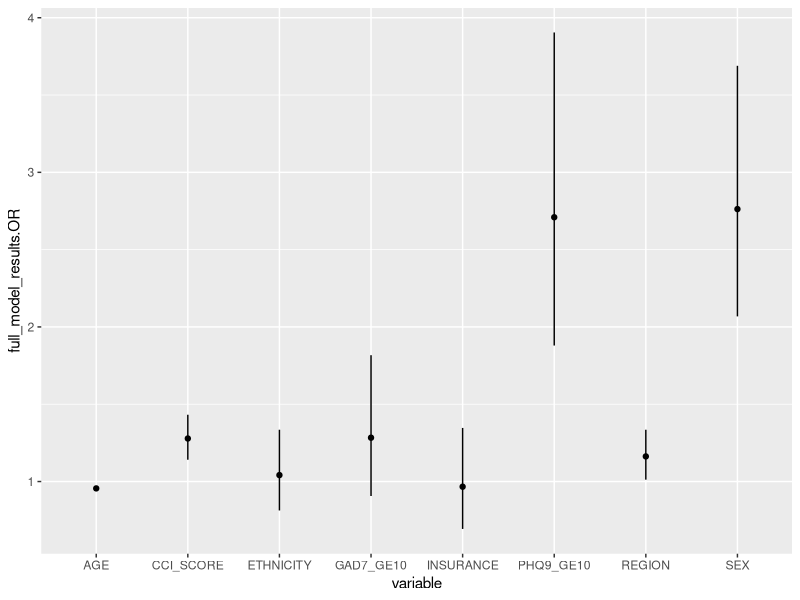

Write the R code that produced this figure.
## ---- chunk 1
knitr::opts_chunk$set(echo = TRUE)
## ---- chunk 2
library(tidyverse)
## ---- chunk 3
PM = read.csv('data/external/AHRI_DATASET_PM_MANUSCRIPT_DATA.csv')
## ---- chunk 4
# only necessary columns for figure 1's multivariate logistical regression
PM_cleaned = PM %>%
  select(
    CASEID_7139, 
    SEX, 
    AGE, 
    ETHNICITY, 
    REGION, 
    CCI_SCORE, 
    GAD7_GE10, 
    PHQ9_GE10, 
    INSURANCE, 
    PM1_GEN_HEALTH, 
    PM1_DIAG_CONDITION, 
    PM1_UNDIAG_CONCERN
    ) %>%
  mutate(
    PM_12M = PM1_GEN_HEALTH + PM1_UNDIAG_CONCERN + PM1_DIAG_CONDITION
    )

# calculate boolean for PM_12M
PM_cleaned$PM_12M = PM_cleaned$PM_12M %>%
  recode(`-297` = 0, `0` = 0, `1` = 1, `2` = 1, `3` = 1)

## ---- chunk 5
## refactor all booleans so they make sense

## ---- chunk 6
## modified helper from https://rdrr.io/github/eringrand/RUncommon/src/R/logistic.regression.or.ci.R
logistic.regression.or.ci <- function(regress.out, level = 0.95) {
  usual.output <- summary(regress.out)
  z.quantile <- stats::qnorm(1 - (1 - level) / 2)
  number.vars <- length(regress.out$coefficients)
  OR <- exp(regress.out$coefficients[-1])
  temp.store.result <- matrix(rep(NA, number.vars * 2), nrow = number.vars)
  for (i in 1:number.vars) {
    temp.store.result[i, ] <- summary(regress.out)$coefficients[i] +
      c(-1, 1) * z.quantile * summary(regress.out)$coefficients[i + number.vars]
  }
  intercept.ci <- temp.store.result[1, ]
  slopes.ci <- temp.store.result[-1, ]
  OR.ci <- exp(slopes.ci)
  
  output <- list(
    regression.table = usual.output, intercept.ci = intercept.ci,
    slopes.ci = slopes.ci, OR = OR, OR.ci = OR.ci
  )
  return(output)
}
## ---- chunk 7
full_model = glm(PM_12M ~ SEX + AGE + ETHNICITY + REGION + CCI_SCORE + GAD7_GE10 + PHQ9_GE10 + INSURANCE, data = PM_cleaned, family = binomial)
full_model_results = logistic.regression.or.ci(full_model)
## ---- chunk 8
full_model_results
## ---- chunk 9
df = data.frame(full_model_results$OR)
df = cbind(variable = rownames(df), df)
rownames(df) = 1:nrow(df)

df$or.cimin = full_model_results$OR.ci[,1]
df$or.cimax = full_model_results$OR.ci[,2]
## ---- chunk 10
## try plotting
ggplot(data = df, aes(y = full_model_results.OR, x = variable, ymin = or.cimin, ymax = or.cimax)) +
  geom_linerange() + 
  geom_point()
  
